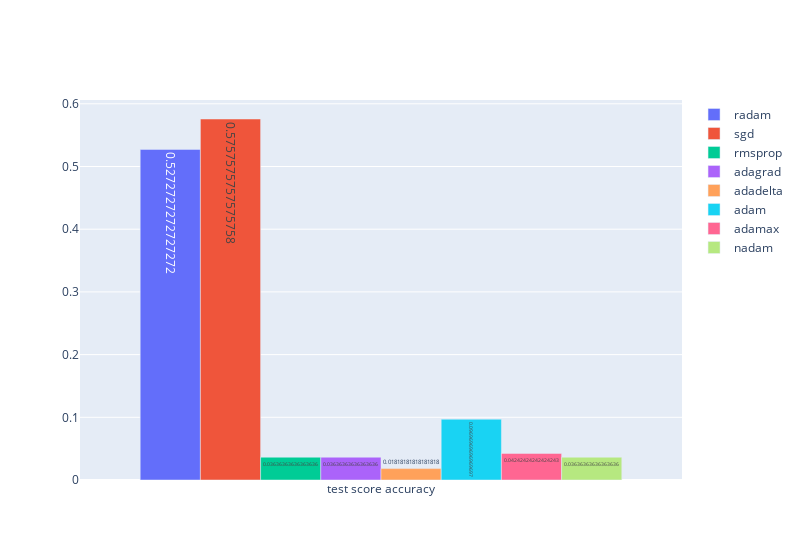

Notebook source saved alongside this figure:
### Code cell
model='CNN_2D'
scores=['test score accuracy']
plot_training_accuracy(training_accuracy,optimizers,model)
plot_validation_accuracy(validation_accuracy,optimizers,model)
plot_test_scores(scores,y,model)

### Figure 1 — Plotly figure (JSON) as saved in the notebook; plotly's stock layout.template omitted (floating-point values rounded to 4 significant figures)
{"data": [{"name": "radam", "text": [0.5273], "type": "bar", "x": ["test score accuracy"], "y": [0.5273]}, {"name": "sgd", "text": [0.5758], "type": "bar", "x": ["test score accuracy"], "y": [0.5758]}, {"name": "rmsprop", "text": [0.03636], "type": "bar", "x": ["test score accuracy"], "y": [0.03636]}, {"name": "adagrad", "text": [0.03636], "type": "bar", "x": ["test score accuracy"], "y": [0.03636]}, {"name": "adadelta", "text": [0.01818], "type": "bar", "x": ["test score accuracy"], "y": [0.01818]}, {"name": "adam", "text": [0.09697], "type": "bar", "x": ["test score accuracy"], "y": [0.09697]}, {"name": "adamax", "text": [0.04242], "type": "bar", "x": ["test score accuracy"], "y": [0.04242]}, {"name": "nadam", "text": [0.03636], "type": "bar", "x": ["test score accuracy"], "y": [0.03636]}], "layout": {"barmode": "group", "width": 800}}
